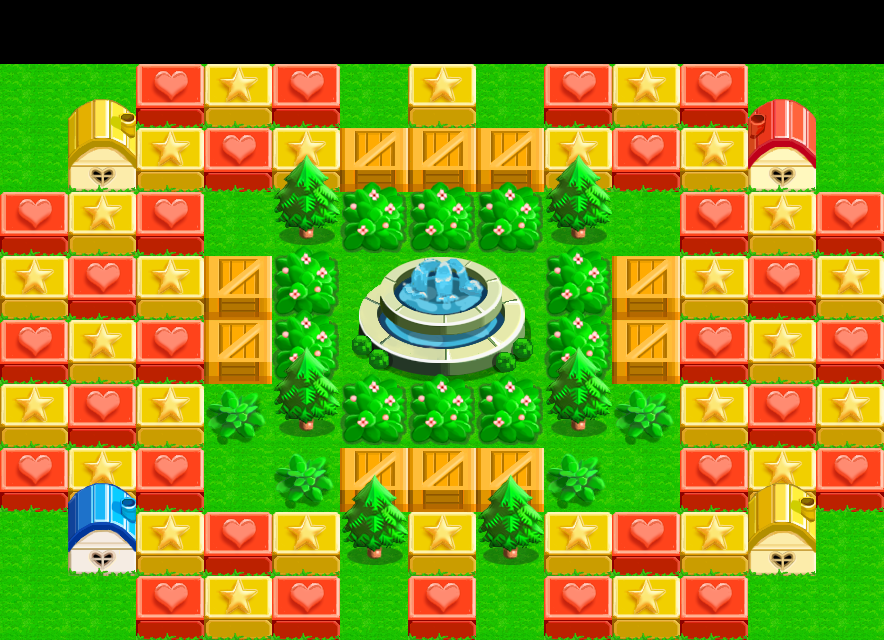

A 2D game scene composited from a Tiled map and its tileset images. What follows is a short description and the map's XML, with each tile layer's data collapsed to a summary:
An orthogonal 13x10 tile map with 68x64 px tiles, 4 tile layers (bg, object, block, fg) and 5 objects (4x birthpoint, proprate).

<map version="1.0" orientation="orthogonal" width="13" height="10" tilewidth="68" tileheight="64">
 <tileset firstgid="1" name="senlin" tilewidth="68" tileheight="64">
  <image source="senlin.png" width="204" height="832" />
  <tile id="3">
   <properties>
    <property name="block" value="1" />
   </properties>
  </tile>
  <tile id="4">
   <properties>
    <property name="block" value="1" />
   </properties>
  </tile>
  <tile id="5">
   <properties>
    <property name="block" value="1" />
   </properties>
  </tile>
  <tile id="6">
   <properties>
    <property name="block" value="1" />
    <property name="move" value="1" />
    <property name="shadow" value="1" />
   </properties>
  </tile>
  <tile id="7">
   <properties>
    <property name="block" value="1" />
   </properties>
  </tile>
  <tile id="8">
   <properties>
    <property name="block" value="1" />
   </properties>
  </tile>
  <tile id="11">
   <properties>
    <property name="block" value="1" />
   </properties>
  </tile>
  <tile id="17">
   <properties>
    <property name="hide" value="1" />
   </properties>
  </tile>
  <tile id="19">
   <properties>
    <property name="block" value="1" />
   </properties>
  </tile>
  <tile id="24">
   <properties>
    <property name="block" value="1" />
   </properties>
  </tile>
  <tile id="25">
   <properties>
    <property name="block" value="1" />
   </properties>
  </tile>
  <tile id="26">
   <properties>
    <property name="block" value="1" />
   </properties>
  </tile>
  <tile id="27">
   <properties>
    <property name="block" value="1" />
   </properties>
  </tile>
  <tile id="28">
   <properties>
    <property name="block" value="1" />
   </properties>
  </tile>
  <tile id="29">
   <properties>
    <property name="block" value="1" />
   </properties>
  </tile>
 </tileset>
 <layer name="bg" width="13" height="10">
  <data>[130 cells, 117 non-empty, 1 distinct tile ids]</data>
 </layer>
 <layer name="object" width="13" height="10">
  <data>[130 cells, 81 non-empty, 5 distinct tile ids]</data>
 </layer>
 <layer name="block" width="13" height="10">
  <data>[130 cells, 16 non-empty, 10 distinct tile ids]</data>
 </layer>
 <layer name="fg" width="13" height="10">
  <data>[130 cells, 20 non-empty, 5 distinct tile ids]</data>
 </layer>
 <objectgroup name="property" width="13" height="10">
  <object name="birthpoint" x="41" y="100">
   <properties>
    <property name="playertype" value="player" />
   </properties>
  </object>
  <object name="birthpoint" x="852" y="611">
   <properties>
    <property name="playertype" value="npc2" />
   </properties>
  </object>
  <object name="birthpoint" x="855" y="99">
   <properties>
    <property name="playertype" value="npc2" />
   </properties>
  </object>
  <object name="birthpoint" x="57" y="604">
   <properties>
    <property name="playertype" value="npc2" />
   </properties>
  </object>
  <object name="proprate" x="167" y="100">
   <properties>
    <property name="cloakrate" value="0.004" />
    <property name="fishrate" value="0.004" />
    <property name="nikerate" value="0.004" />
    <property name="pandarate" value="0.004" />
    <property name="rate" value="0.66" />
   </properties>
   <ellipse />
  </object>
 </objectgroup>
</map>